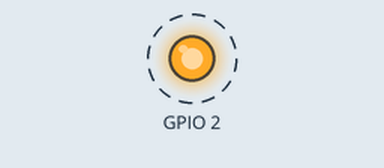
Bench run of a program on a simulated ESP32. On the bench: output pins drawn as LEDs (lit = HIGH). Dashed ring = blinking. WiFi joins after 1.5 s; servers stay silent unless stated; what the program prints to the serial monitor is not drawn.

Above: at 0.05 s.
Timing chart, 0 to 3.0 s (numbered marks = the images above):
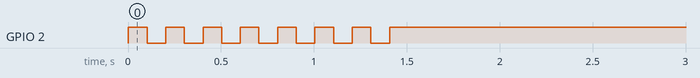

The program:

main.cpp
```cpp
#include <Arduino.h>
#include <WiFi.h>

#define WIFI_SSID "xxxxx"
#define WIFI_PSW "123456789"

void setup()
{
  Serial.begin(921600);
  pinMode(BUILTIN_LED, OUTPUT);

  WiFi.begin(WIFI_SSID, WIFI_PSW);

  Serial.println("Starting");
}
bool isConnected = false;

void loop()
{

  if (WiFi.status() == WL_CONNECTED && !isConnected)
  {
    Serial.println("Connected");
    digitalWrite(BUILTIN_LED, HIGH);
    isConnected = true;
  }
  if (WiFi.status() != WL_CONNECTED)
  {
    Serial.println("Connecting...");
    digitalWrite(BUILTIN_LED, !digitalRead(BUILTIN_LED));
    delay(100);
    isConnected = false;
  }
}
```

Measured:
- by itself, GPIO 2: alternates HIGH for 0.10 s and LOW for 0.10 s, 15 changes in all, then stays HIGH
